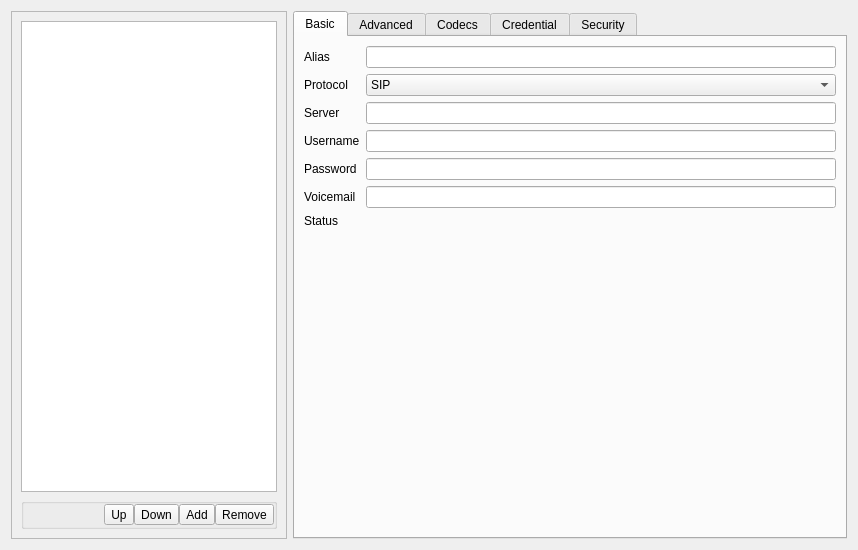
<?xml version="1.0" encoding="UTF-8"?>
<ui version="4.0">
 <class>DlgAccountsBase</class>
 <widget class="QWidget" name="DlgAccountsBase">
  <property name="geometry">
   <rect>
    <x>0</x>
    <y>0</y>
    <width>858</width>
    <height>550</height>
   </rect>
  </property>
  <property name="windowTitle">
   <string notr="true">Form</string>
  </property>
  <layout class="QVBoxLayout" name="verticalLayout">
   <item>
    <widget class="QWidget" name="widget1_configAccounts" native="true">
     <property name="autoFillBackground">
      <bool>false</bool>
     </property>
     <layout class="QHBoxLayout" name="horizontalLayout_3">
      <property name="sizeConstraint">
       <enum>QLayout::SetDefaultConstraint</enum>
      </property>
      <property name="margin">
       <number>0</number>
      </property>
      <item>
       <widget class="QFrame" name="frame1_accountList">
        <property name="sizePolicy">
         <sizepolicy hsizetype="Minimum" vsizetype="MinimumExpanding">
          <horstretch>0</horstretch>
          <verstretch>0</verstretch>
         </sizepolicy>
        </property>
        <property name="minimumSize">
         <size>
          <width>0</width>
          <height>0</height>
         </size>
        </property>
        <property name="maximumSize">
         <size>
          <width>16777215</width>
          <height>16777215</height>
         </size>
        </property>
        <property name="sizeIncrement">
         <size>
          <width>0</width>
          <height>0</height>
         </size>
        </property>
        <property name="frameShape">
         <enum>QFrame::StyledPanel</enum>
        </property>
        <property name="frameShadow">
         <enum>QFrame::Raised</enum>
        </property>
        <layout class="QVBoxLayout" name="verticalLayout_6">
         <item>
          <widget class="QListWidget" name="listWidget_accountList">
           <property name="sizePolicy">
            <sizepolicy hsizetype="Minimum" vsizetype="Expanding">
             <horstretch>0</horstretch>
             <verstretch>0</verstretch>
            </sizepolicy>
           </property>
           <property name="minimumSize">
            <size>
             <width>150</width>
             <height>0</height>
            </size>
           </property>
           <property name="maximumSize">
            <size>
             <width>16777215</width>
             <height>16777215</height>
            </size>
           </property>
           <property name="whatsThis">
            <string>By default, when you place a call, sflphone will use the first account in this list which is &quot;registered&quot;. Change the order of the accounts using the &quot;Up&quot; and &quot;Down&quot; arrows. Enable/disable them by checking/unchecking them on the left of the item. Add or remove some with &quot;Plus&quot; and &quot;Sub&quot; buttons. Edit the selected account with the form on the right.</string>
           </property>
           <property name="dragEnabled">
            <bool>true</bool>
           </property>
          </widget>
         </item>
         <item>
          <widget class="QGroupBox" name="groupBox_accountListHandle">
           <property name="sizePolicy">
            <sizepolicy hsizetype="Preferred" vsizetype="Preferred">
             <horstretch>0</horstretch>
             <verstretch>0</verstretch>
            </sizepolicy>
           </property>
           <property name="maximumSize">
            <size>
             <width>16777215</width>
             <height>16777215</height>
            </size>
           </property>
           <property name="layoutDirection">
            <enum>Qt::RightToLeft</enum>
           </property>
           <property name="title">
            <string/>
           </property>
           <property name="alignment">
            <set>Qt::AlignRight|Qt::AlignTrailing|Qt::AlignVCenter</set>
           </property>
           <layout class="QHBoxLayout" name="horizontalLayout_2">
            <property name="spacing">
             <number>0</number>
            </property>
            <property name="sizeConstraint">
             <enum>QLayout::SetNoConstraint</enum>
            </property>
            <property name="margin">
             <number>0</number>
            </property>
            <item>
             <widget class="QToolButton" name="button_accountRemove">
              <property name="sizePolicy">
               <sizepolicy hsizetype="Fixed" vsizetype="Fixed">
                <horstretch>0</horstretch>
                <verstretch>0</verstretch>
               </sizepolicy>
              </property>
              <property name="toolTip">
               <string>Remove the selected account</string>
              </property>
              <property name="whatsThis">
               <string>This button will remove the selected account in the list below. Be sure you really don't need it anymore. If you think you might use it again later, just uncheck it.</string>
              </property>
              <property name="accessibleDescription">
               <string/>
              </property>
              <property name="text">
               <string>Remove</string>
              </property>
              <property name="shortcut">
               <string notr="true">-, Del, Backspace</string>
              </property>
             </widget>
            </item>
            <item>
             <widget class="QToolButton" name="button_accountAdd">
              <property name="sizePolicy">
               <sizepolicy hsizetype="Fixed" vsizetype="Fixed">
                <horstretch>0</horstretch>
                <verstretch>0</verstretch>
               </sizepolicy>
              </property>
              <property name="sizeIncrement">
               <size>
                <width>0</width>
                <height>0</height>
               </size>
              </property>
              <property name="toolTip">
               <string>Add a new account</string>
              </property>
              <property name="whatsThis">
               <string>This button enables you to initialize a new account. You will then be able to edit it using the form on the right.</string>
              </property>
              <property name="text">
               <string>Add</string>
              </property>
              <property name="shortcut">
               <string notr="true">+</string>
              </property>
             </widget>
            </item>
            <item>
             <widget class="QToolButton" name="button_accountDown">
              <property name="toolTip">
               <string>Get this account down</string>
              </property>
              <property name="whatsThis">
               <string>By default, when you place a call, sflphone will use the first account in this list which is &quot;registered&quot;. Change the order of the accounts using the &quot;Up&quot; and &quot;Down&quot; arrows.</string>
              </property>
              <property name="text">
               <string>Down</string>
              </property>
              <property name="shortcut">
               <string notr="true">Down, PgDown</string>
              </property>
             </widget>
            </item>
            <item>
             <widget class="QToolButton" name="button_accountUp">
              <property name="toolTip">
               <string>Get this account up</string>
              </property>
              <property name="whatsThis">
               <string>By default, when you place a call, sflphone will use the first account in this list which is &quot;registered&quot;. Change the order of the accounts using the &quot;Up&quot; and &quot;Down&quot; arrows.</string>
              </property>
              <property name="text">
               <string>Up</string>
              </property>
              <property name="shortcut">
               <string notr="true">Up, PgUp</string>
              </property>
             </widget>
            </item>
            <item>
             <spacer name="horizontalSpacer">
              <property name="orientation">
               <enum>Qt::Horizontal</enum>
              </property>
              <property name="sizeHint" stdset="0">
               <size>
                <width>0</width>
                <height>0</height>
               </size>
              </property>
             </spacer>
            </item>
           </layout>
          </widget>
         </item>
        </layout>
       </widget>
      </item>
      <item>
       <widget class="QTabWidget" name="frame2_editAccounts">
        <property name="sizePolicy">
         <sizepolicy hsizetype="Expanding" vsizetype="Expanding">
          <horstretch>3</horstretch>
          <verstretch>0</verstretch>
         </sizepolicy>
        </property>
        <property name="currentIndex">
         <number>0</number>
        </property>
        <widget class="QWidget" name="tab_basic">
         <attribute name="title">
          <string>Basic</string>
         </attribute>
         <layout class="QFormLayout" name="formLayout">
          <item row="0" column="0">
           <widget class="QLabel" name="label1_alias">
            <property name="text">
             <string>Alias</string>
            </property>
            <property name="buddy">
             <cstring>edit1_alias</cstring>
            </property>
           </widget>
          </item>
          <item row="0" column="1">
           <widget class="QLineEdit" name="edit1_alias">
            <property name="sizePolicy">
             <sizepolicy hsizetype="Expanding" vsizetype="Fixed">
              <horstretch>0</horstretch>
              <verstretch>0</verstretch>
             </sizepolicy>
            </property>
            <property name="minimumSize">
             <size>
              <width>0</width>
              <height>0</height>
             </size>
            </property>
           </widget>
          </item>
          <item row="1" column="0">
           <widget class="QLabel" name="label2_protocol">
            <property name="text">
             <string>Protocol</string>
            </property>
            <property name="buddy">
             <cstring>edit2_protocol</cstring>
            </property>
           </widget>
          </item>
          <item row="1" column="1">
           <widget class="QComboBox" name="edit2_protocol">
            <item>
             <property name="text">
              <string>SIP</string>
             </property>
            </item>
            <item>
             <property name="text">
              <string>IAX</string>
             </property>
            </item>
           </widget>
          </item>
          <item row="2" column="0">
           <widget class="QLabel" name="label3_server">
            <property name="text">
             <string>Server</string>
            </property>
            <property name="buddy">
             <cstring>edit3_server</cstring>
            </property>
           </widget>
          </item>
          <item row="2" column="1">
           <widget class="QLineEdit" name="edit3_server">
            <property name="minimumSize">
             <size>
              <width>0</width>
              <height>0</height>
             </size>
            </property>
           </widget>
          </item>
          <item row="3" column="0">
           <widget class="QLabel" name="label4_user">
            <property name="text">
             <string>Username</string>
            </property>
            <property name="buddy">
             <cstring>edit4_user</cstring>
            </property>
           </widget>
          </item>
          <item row="3" column="1">
           <widget class="QLineEdit" name="edit4_user"/>
          </item>
          <item row="4" column="0">
           <widget class="QLabel" name="label5_password">
            <property name="text">
             <string>Password</string>
            </property>
            <property name="buddy">
             <cstring>edit5_password</cstring>
            </property>
           </widget>
          </item>
          <item row="4" column="1">
           <widget class="QLineEdit" name="edit5_password">
            <property name="echoMode">
             <enum>QLineEdit::Password</enum>
            </property>
           </widget>
          </item>
          <item row="5" column="0">
           <widget class="QLabel" name="label6_mailbox">
            <property name="text">
             <string>Voicemail</string>
            </property>
            <property name="buddy">
             <cstring>edit6_mailbox</cstring>
            </property>
           </widget>
          </item>
          <item row="5" column="1">
           <widget class="QLineEdit" name="edit6_mailbox"/>
          </item>
          <item row="6" column="0">
           <widget class="QLabel" name="label7_state">
            <property name="text">
             <string>Status</string>
            </property>
           </widget>
          </item>
          <item row="6" column="1">
           <widget class="QLabel" name="edit7_state">
            <property name="sizePolicy">
             <sizepolicy hsizetype="Expanding" vsizetype="Preferred">
              <horstretch>0</horstretch>
              <verstretch>0</verstretch>
             </sizepolicy>
            </property>
            <property name="minimumSize">
             <size>
              <width>10</width>
              <height>0</height>
             </size>
            </property>
            <property name="text">
             <string/>
            </property>
           </widget>
          </item>
         </layout>
        </widget>
        <widget class="QWidget" name="tab_advanced">
         <attribute name="title">
          <string>Advanced</string>
         </attribute>
         <layout class="QVBoxLayout" name="verticalLayout_3">
          <item>
           <widget class="QGroupBox" name="groupBox">
            <property name="title">
             <string>Resgistration</string>
            </property>
            <layout class="QGridLayout" name="gridLayout_8">
             <item row="0" column="0">
              <widget class="QLabel" name="label_regExpire">
               <property name="text">
                <string>Registration expire</string>
               </property>
               <property name="buddy">
                <cstring>spinbox_regExpire</cstring>
               </property>
              </widget>
             </item>
             <item row="0" column="1">
              <widget class="KIntSpinBox" name="spinbox_regExpire">
               <property name="maximum">
                <number>16777215</number>
               </property>
              </widget>
             </item>
             <item row="1" column="0" colspan="2">
              <widget class="QCheckBox" name="checkBox_conformRFC">
               <property name="text">
                <string>Conform to RFC 3263</string>
               </property>
              </widget>
             </item>
             <item row="0" column="2">
              <spacer name="horizontalSpacer_7">
               <property name="orientation">
                <enum>Qt::Horizontal</enum>
               </property>
               <property name="sizeHint" stdset="0">
                <size>
                 <width>40</width>
                 <height>20</height>
                </size>
               </property>
              </spacer>
             </item>
            </layout>
           </widget>
          </item>
          <item>
           <widget class="QGroupBox" name="groupBox_2">
            <property name="title">
             <string>Network Interface</string>
            </property>
            <layout class="QGridLayout" name="gridLayout_9">
             <item row="0" column="0">
              <widget class="QLabel" name="label_ni_local_address">
               <property name="text">
                <string>Local address</string>
               </property>
              </widget>
             </item>
             <item row="0" column="1">
              <widget class="QComboBox" name="comboBox_ni_local_address"/>
             </item>
             <item row="1" column="0">
              <widget class="QLabel" name="label_ni_local_port">
               <property name="text">
                <string>Local port</string>
               </property>
              </widget>
             </item>
             <item row="1" column="1">
              <widget class="QSpinBox" name="spinBox_ni_local_port">
               <property name="maximum">
                <number>65535</number>
               </property>
              </widget>
             </item>
             <item row="0" column="2">
              <spacer name="horizontalSpacer_8">
               <property name="orientation">
                <enum>Qt::Horizontal</enum>
               </property>
               <property name="sizeHint" stdset="0">
                <size>
                 <width>40</width>
                 <height>20</height>
                </size>
               </property>
              </spacer>
             </item>
            </layout>
           </widget>
          </item>
          <item>
           <widget class="QGroupBox" name="groupBox_3">
            <property name="title">
             <string>Published address</string>
            </property>
            <layout class="QGridLayout" name="gridLayout_10">
             <item row="0" column="0" colspan="3">
              <widget class="QRadioButton" name="radioButton_pa_same_as_local">
               <property name="text">
                <string>Same as local parameters</string>
               </property>
              </widget>
             </item>
             <item row="1" column="0" rowspan="2" colspan="3">
              <widget class="QRadioButton" name="radioButton_pa_custom">
               <property name="text">
                <string>Set published address and port</string>
               </property>
              </widget>
             </item>
             <item row="3" column="0">
              <widget class="QLabel" name="label_published_address">
               <property name="text">
                <string>Published address</string>
               </property>
              </widget>
             </item>
             <item row="4" column="0">
              <widget class="QLabel" name="label_pa_published_port">
               <property name="text">
                <string>Published port</string>
               </property>
              </widget>
             </item>
             <item row="4" column="1" colspan="2">
              <widget class="QSpinBox" name="spinBox_pa_published_port">
               <property name="maximum">
                <number>65535</number>
               </property>
              </widget>
             </item>
             <item row="3" column="1">
              <widget class="QLineEdit" name="lineEdit_pa_published_address"/>
             </item>
             <item row="3" column="3">
              <spacer name="horizontalSpacer_9">
               <property name="orientation">
                <enum>Qt::Horizontal</enum>
               </property>
               <property name="sizeHint" stdset="0">
                <size>
                 <width>40</width>
                 <height>20</height>
                </size>
               </property>
              </spacer>
             </item>
            </layout>
           </widget>
          </item>
          <item>
           <widget class="QGroupBox" name="groupBox_4">
            <property name="title">
             <string>Stun</string>
            </property>
            <layout class="QGridLayout" name="gridLayout_11">
             <item row="0" column="0" colspan="2">
              <widget class="QLabel" name="label_commonSettings">
               <property name="text">
                <string>Stun parameters will be applied on each SIP account created.</string>
               </property>
               <property name="wordWrap">
                <bool>true</bool>
               </property>
              </widget>
             </item>
             <item row="1" column="0">
              <widget class="QCheckBox" name="checkbox_stun">
               <property name="text">
                <string>Enable Stun</string>
               </property>
              </widget>
             </item>
             <item row="1" column="1">
              <widget class="KLineEdit" name="line_stun">
               <property name="enabled">
                <bool>false</bool>
               </property>
               <property name="clickMessage">
                <string>choose Stun server (example : stunserver.org)</string>
               </property>
              </widget>
             </item>
            </layout>
           </widget>
          </item>
          <item>
           <spacer name="verticalSpacer_3">
            <property name="orientation">
             <enum>Qt::Vertical</enum>
            </property>
            <property name="sizeHint" stdset="0">
             <size>
              <width>20</width>
              <height>138</height>
             </size>
            </property>
           </spacer>
          </item>
         </layout>
        </widget>
        <widget class="QWidget" name="tab_codec">
         <attribute name="title">
          <string>Codecs</string>
         </attribute>
         <layout class="QGridLayout" name="gridLayout_7">
          <item row="0" column="0" colspan="3">
           <widget class="KEditListBox" name="keditlistbox_codec">
            <property name="buttons">
             <set>KEditListBox::All</set>
            </property>
           </widget>
          </item>
          <item row="1" column="0">
           <widget class="QLabel" name="label_frequency">
            <property name="text">
             <string>Frequency: </string>
            </property>
           </widget>
          </item>
          <item row="1" column="1">
           <widget class="QLabel" name="label_frequency_value">
            <property name="text">
             <string>-</string>
            </property>
           </widget>
          </item>
          <item row="1" column="2" rowspan="2">
           <spacer name="horizontalSpacer_6">
            <property name="orientation">
             <enum>Qt::Horizontal</enum>
            </property>
            <property name="sizeHint" stdset="0">
             <size>
              <width>470</width>
              <height>20</height>
             </size>
            </property>
           </spacer>
          </item>
          <item row="2" column="0">
           <widget class="QLabel" name="label_bitrate">
            <property name="text">
             <string>Bitrate:</string>
            </property>
           </widget>
          </item>
          <item row="2" column="1">
           <widget class="QLabel" name="label_bitrate_value">
            <property name="text">
             <string>-</string>
            </property>
           </widget>
          </item>
          <item row="3" column="0">
           <widget class="QLabel" name="label_bandwidth">
            <property name="text">
             <string>Bandwidth: </string>
            </property>
           </widget>
          </item>
          <item row="3" column="1">
           <widget class="QLabel" name="label_bandwidth_value">
            <property name="text">
             <string>-</string>
            </property>
           </widget>
          </item>
         </layout>
        </widget>
        <widget class="QWidget" name="tab">
         <attribute name="title">
          <string>Credential</string>
         </attribute>
         <layout class="QGridLayout" name="gridLayout">
          <item row="0" column="0" rowspan="2" colspan="3">
           <widget class="QListWidget" name="list_credential">
            <property name="sizePolicy">
             <sizepolicy hsizetype="Expanding" vsizetype="Expanding">
              <horstretch>0</horstretch>
              <verstretch>0</verstretch>
             </sizepolicy>
            </property>
           </widget>
          </item>
          <item row="2" column="0">
           <spacer name="horizontalSpacer_2">
            <property name="orientation">
             <enum>Qt::Horizontal</enum>
            </property>
            <property name="sizeHint" stdset="0">
             <size>
              <width>327</width>
              <height>23</height>
             </size>
            </property>
           </spacer>
          </item>
          <item row="3" column="0" colspan="3">
           <widget class="QGroupBox" name="group_credential">
            <property name="sizePolicy">
             <sizepolicy hsizetype="Preferred" vsizetype="Minimum">
              <horstretch>0</horstretch>
              <verstretch>0</verstretch>
             </sizepolicy>
            </property>
            <property name="title">
             <string>Details</string>
            </property>
            <layout class="QGridLayout" name="gridLayout_2">
             <item row="0" column="0">
              <widget class="QLabel" name="label_credential_realm">
               <property name="text">
                <string>Realm</string>
               </property>
              </widget>
             </item>
             <item row="1" column="0">
              <widget class="QLabel" name="labe_credential_auth">
               <property name="text">
                <string>Auth. name</string>
               </property>
              </widget>
             </item>
             <item row="2" column="0">
              <widget class="QLabel" name="label_credential_password">
               <property name="text">
                <string>Password</string>
               </property>
              </widget>
             </item>
             <item row="0" column="1">
              <widget class="KLineEdit" name="edit_credential_realm">
               <property name="enabled">
                <bool>false</bool>
               </property>
              </widget>
             </item>
             <item row="1" column="1">
              <widget class="KLineEdit" name="edit_credential_auth">
               <property name="enabled">
                <bool>false</bool>
               </property>
              </widget>
             </item>
             <item row="2" column="1">
              <widget class="KLineEdit" name="edit_credential_password">
               <property name="enabled">
                <bool>false</bool>
               </property>
               <property name="echoMode">
                <enum>QLineEdit::Password</enum>
               </property>
              </widget>
             </item>
            </layout>
           </widget>
          </item>
          <item row="2" column="1">
           <widget class="QToolButton" name="button_add_credential">
            <property name="text">
             <string>Add</string>
            </property>
           </widget>
          </item>
          <item row="2" column="2">
           <widget class="QToolButton" name="button_remove_credential">
            <property name="text">
             <string>Remove</string>
            </property>
           </widget>
          </item>
         </layout>
        </widget>
        <widget class="QWidget" name="tab_2">
         <attribute name="title">
          <string>Security</string>
         </attribute>
         <layout class="QGridLayout" name="gridLayout_3">
          <item row="0" column="0">
           <widget class="QScrollArea" name="scrollArea">
            <property name="widgetResizable">
             <bool>true</bool>
            </property>
            <widget class="QWidget" name="scrollAreaWidgetContents">
             <property name="geometry">
              <rect>
               <x>0</x>
               <y>0</y>
               <width>539</width>
               <height>660</height>
              </rect>
             </property>
             <layout class="QGridLayout" name="gridLayout_5">
              <item row="2" column="0" colspan="2">
               <widget class="QLabel" name="label_tls_info">
                <property name="sizePolicy">
                 <sizepolicy hsizetype="Minimum" vsizetype="Minimum">
                  <horstretch>0</horstretch>
                  <verstretch>0</verstretch>
                 </sizepolicy>
                </property>
                <property name="text">
                 <string>TLS transport can be used along with UDP for those calls that would require secure sip transactions (aka SIPS). You can configure a different TLS transport for each account. However each of them will run on a dedicated port, different one from each other.</string>
                </property>
                <property name="wordWrap">
                 <bool>true</bool>
                </property>
               </widget>
              </item>
              <item row="3" column="0" colspan="2">
               <widget class="QGroupBox" name="group_security_tls">
                <property name="sizePolicy">
                 <sizepolicy hsizetype="Expanding" vsizetype="Expanding">
                  <horstretch>0</horstretch>
                  <verstretch>0</verstretch>
                 </sizepolicy>
                </property>
                <property name="title">
                 <string>Enable TLS</string>
                </property>
                <property name="checkable">
                 <bool>true</bool>
                </property>
                <property name="checked">
                 <bool>false</bool>
                </property>
                <layout class="QGridLayout" name="gridLayout_4">
                 <item row="0" column="0">
                  <widget class="QLabel" name="label_tls_listener">
                   <property name="text">
                    <string>Global TLS listener*</string>
                   </property>
                  </widget>
                 </item>
                 <item row="0" column="1" colspan="3">
                  <widget class="KIntSpinBox" name="spinbox_tls_listener">
                   <property name="maximum">
                    <number>65535</number>
                   </property>
                  </widget>
                 </item>
                 <item row="0" column="4" colspan="5">
                  <spacer name="horizontalSpacer_4">
                   <property name="orientation">
                    <enum>Qt::Horizontal</enum>
                   </property>
                   <property name="sizeHint" stdset="0">
                    <size>
                     <width>40</width>
                     <height>20</height>
                    </size>
                   </property>
                  </spacer>
                 </item>
                 <item row="1" column="0">
                  <widget class="QLabel" name="label_tls_authority">
                   <property name="text">
                    <string>Authority certificate list</string>
                   </property>
                  </widget>
                 </item>
                 <item row="1" column="1" colspan="8">
                  <widget class="KUrlRequester" name="file_tls_authority"/>
                 </item>
                 <item row="2" column="0">
                  <widget class="QLabel" name="label_tls_endpoint">
                   <property name="text">
                    <string>Public endpoint certificate</string>
                   </property>
                  </widget>
                 </item>
                 <item row="2" column="1" colspan="8">
                  <widget class="KUrlRequester" name="file_tls_endpoint"/>
                 </item>
                 <item row="3" column="0">
                  <widget class="QLabel" name="label_tls_private_key">
                   <property name="text">
                    <string>Private key</string>
                   </property>
                  </widget>
                 </item>
                 <item row="3" column="1" colspan="8">
                  <widget class="KUrlRequester" name="file_tls_private_key"/>
                 </item>
                 <item row="4" column="0">
                  <widget class="QLabel" name="label_tls_private_key_password">
                   <property name="text">
                    <string>Private key password</string>
                   </property>
                  </widget>
                 </item>
                 <item row="4" column="1" colspan="8">
                  <widget class="KLineEdit" name="edit_tls_private_key_password"/>
                 </item>
                 <item row="5" column="0">
                  <widget class="QLabel" name="label_tls_method">
                   <property name="text">
                    <string>TLS protocol method</string>
                   </property>
                  </widget>
                 </item>
                 <item row="5" column="1" colspan="3">
                  <widget class="QComboBox" name="combo_tls_method">
                   <item>
                    <property name="text">
                     <string>Default</string>
                    </property>
                   </item>
                   <item>
                    <property name="text">
                     <string>TLSv1</string>
                    </property>
                   </item>
                   <item>
                    <property name="text">
                     <string>SSLv2</string>
                    </property>
                   </item>
                   <item>
                    <property name="text">
                     <string>SSLv3</string>
                    </property>
                   </item>
                   <item>
                    <property name="text">
                     <string>SSLv23</string>
                    </property>
                   </item>
                  </widget>
                 </item>
                 <item row="5" column="4" colspan="5">
                  <spacer name="horizontalSpacer_5">
                   <property name="orientation">
                    <enum>Qt::Horizontal</enum>
                   </property>
                   <property name="sizeHint" stdset="0">
                    <size>
                     <width>40</width>
                     <height>20</height>
                    </size>
                   </property>
                  </spacer>
                 </item>
                 <item row="6" column="0">
                  <widget class="QLabel" name="label_tls_cipher">
                   <property name="text">
                    <string>TLS cipher list</string>
                   </property>
                  </widget>
                 </item>
                 <item row="6" column="1" colspan="8">
                  <widget class="KLineEdit" name="edit_tls_cipher"/>
                 </item>
                 <item row="7" column="0">
                  <widget class="QLabel" name="label_tls_outgoing">
                   <property name="text">
                    <string>Outgoing TLS server name</string>
                   </property>
                  </widget>
                 </item>
                 <item row="7" column="1" colspan="8">
                  <widget class="KLineEdit" name="edit_tls_outgoing"/>
                 </item>
                 <item row="8" column="0">
                  <widget class="QLabel" name="label_tls_timeout">
                   <property name="text">
                    <string>Negotiation timeout (s:ms)</string>
                   </property>
                  </widget>
                 </item>
                 <item row="8" column="1">
                  <widget class="KIntSpinBox" name="spinbox_tls_timeout_sec">
                   <property name="sizePolicy">
                    <sizepolicy hsizetype="Fixed" vsizetype="Fixed">
                     <horstretch>0</horstretch>
                     <verstretch>0</verstretch>
                    </sizepolicy>
                   </property>
                   <property name="minimumSize">
                    <size>
                     <width>50</width>
                     <height>0</height>
                    </size>
                   </property>
                  </widget>
                 </item>
                 <item row="9" column="0" colspan="5">
                  <widget class="QCheckBox" name="check_tls_incoming">
                   <property name="text">
                    <string>Verify incoming certificates (server side)</string>
                   </property>
                  </widget>
                 </item>
                 <item row="10" column="0" colspan="5">
                  <widget class="QCheckBox" name="check_tls_answer">
                   <property name="text">
                    <string>Verify answer certificates (client side)</string>
                   </property>
                  </widget>
                 </item>
                 <item row="11" column="0" colspan="5">
                  <widget class="QCheckBox" name="check_tls_requier_cert">
                   <property name="text">
                    <string>Require a certificate for incoming TLS connections</string>
                   </property>
                  </widget>
                 </item>
                 <item row="12" column="0">
                  <widget class="QLabel" name="label_tls_details">
                   <property name="text">
                    <string>*Apply to all accounts</string>
                   </property>
                  </widget>
                 </item>
                 <item row="13" column="0">
                  <spacer name="verticalSpacer">
                   <property name="orientation">
                    <enum>Qt::Vertical</enum>
                   </property>
                   <property name="sizeHint" stdset="0">
                    <size>
                     <width>20</width>
                     <height>40</height>
                    </size>
                   </property>
                  </spacer>
                 </item>
                 <item row="8" column="4" colspan="5">
                  <spacer name="horizontalSpacer_3">
                   <property name="orientation">
                    <enum>Qt::Horizontal</enum>
                   </property>
                   <property name="sizeHint" stdset="0">
                    <size>
                     <width>40</width>
                     <height>20</height>
                    </size>
                   </property>
                  </spacer>
                 </item>
                 <item row="8" column="3">
                  <widget class="KIntSpinBox" name="spinbox_tls_timeout_msec">
                   <property name="sizePolicy">
                    <sizepolicy hsizetype="Fixed" vsizetype="Fixed">
                     <horstretch>0</horstretch>
                     <verstretch>0</verstretch>
                    </sizepolicy>
                   </property>
                   <property name="minimumSize">
                    <size>
                     <width>50</width>
                     <height>0</height>
                    </size>
                   </property>
                  </widget>
                 </item>
                 <item row="8" column="2">
                  <widget class="QLabel" name="label_timeout2">
                   <property name="sizePolicy">
                    <sizepolicy hsizetype="Minimum" vsizetype="Minimum">
                     <horstretch>0</horstretch>
                     <verstretch>0</verstretch>
                    </sizepolicy>
                   </property>
                   <property name="minimumSize">
                    <size>
                     <width>10</width>
                     <height>0</height>
                    </size>
                   </property>
                   <property name="maximumSize">
                    <size>
                     <width>10</width>
                     <height>16777215</height>
                    </size>
                   </property>
                   <property name="text">
                    <string>&lt;center&gt;:&lt;/center&gt;</string>
                   </property>
                  </widget>
                 </item>
                </layout>
               </widget>
              </item>
              <item row="0" column="0" colspan="2">
               <widget class="QGroupBox" name="groupbox_STRP_keyexchange">
                <property name="title">
                 <string>SRTP key exchange</string>
                </property>
                <layout class="QVBoxLayout" name="verticalLayout_2">
                 <item>
                  <widget class="QComboBox" name="combo_security_STRP">
                   <property name="sizePolicy">
                    <sizepolicy hsizetype="Minimum" vsizetype="Fixed">
                     <horstretch>0</horstretch>
                     <verstretch>0</verstretch>
                    </sizepolicy>
                   </property>
                   <item>
                    <property name="text">
                     <string>Disabled</string>
                    </property>
                   </item>
                   <item>
                    <property name="text">
                     <string>ZRTP</string>
                    </property>
                   </item>
                   <item>
                    <property name="text">
                     <string>SDES</string>
                    </property>
                   </item>
                  </widget>
                 </item>
                 <item>
                  <widget class="QCheckBox" name="checkbox_ZTRP_send_hello">
                   <property name="text">
                    <string>Send Hello Hash in SDP</string>
                   </property>
                  </widget>
                 </item>
                 <item>
                  <widget class="QCheckBox" name="checkbox_ZRTP_warn_supported">
                   <property name="text">
                    <string>Ask user to confirm SAS</string>
                   </property>
                  </widget>
                 </item>
                 <item>
                  <widget class="QCheckBox" name="checkbox_ZRTP_Ask_user">
                   <property name="text">
                    <string>Warn if ZRTP is not supported</string>
                   </property>
                  </widget>
                 </item>
                 <item>
                  <widget class="QCheckBox" name="checkbox_ZRTP_display_SAS">
                   <property name="text">
                    <string>Display SAS once for hold events</string>
                   </property>
                  </widget>
                 </item>
                 <item>
                  <widget class="QCheckBox" name="checkbox_SDES_fallback_rtp">
                   <property name="text">
                    <string>Fallback on RTP on SDES failure</string>
                   </property>
                  </widget>
                 </item>
                </layout>
               </widget>
              </item>
             </layout>
            </widget>
           </widget>
          </item>
         </layout>
        </widget>
       </widget>
      </item>
     </layout>
    </widget>
   </item>
  </layout>
 </widget>
 <customwidgets>
  <customwidget>
   <class>KEditListBox</class>
   <extends>QGroupBox</extends>
   <header>keditlistbox.h</header>
  </customwidget>
  <customwidget>
   <class>KLineEdit</class>
   <extends>QLineEdit</extends>
   <header>klineedit.h</header>
  </customwidget>
  <customwidget>
   <class>KIntSpinBox</class>
   <extends>QSpinBox</extends>
   <header>knuminput.h</header>
  </customwidget>
  <customwidget>
   <class>KUrlRequester</class>
   <extends>QFrame</extends>
   <header>kurlrequester.h</header>
  </customwidget>
 </customwidgets>
 <resources>
  <include location="../qrc/resources.qrc"/>
 </resources>
 <connections>
  <connection>
   <sender>checkbox_stun</sender>
   <signal>toggled(bool)</signal>
   <receiver>line_stun</receiver>
   <slot>setEnabled(bool)</slot>
   <hints>
    <hint type="sourcelabel">
     <x>320</x>
     <y>415</y>
    </hint>
    <hint type="destinationlabel">
     <x>448</x>
     <y>419</y>
    </hint>
   </hints>
  </connection>
  <connection>
   <sender>checkbox_stun</sender>
   <signal>toggled(bool)</signal>
   <receiver>radioButton_pa_same_as_local</receiver>
   <slot>setDisabled(bool)</slot>
   <hints>
    <hint type="sourcelabel">
     <x>307</x>
     <y>412</y>
    </hint>
    <hint type="destinationlabel">
     <x>372</x>
     <y>248</y>
    </hint>
   </hints>
  </connection>
  <connection>
   <sender>checkbox_stun</sender>
   <signal>toggled(bool)</signal>
   <receiver>radioButton_pa_custom</receiver>
   <slot>setDisabled(bool)</slot>
   <hints>
    <hint type="sourcelabel">
     <x>300</x>
     <y>412</y>
    </hint>
    <hint type="destinationlabel">
     <x>341</x>
     <y>278</y>
    </hint>
   </hints>
  </connection>
 </connections>
</ui>
